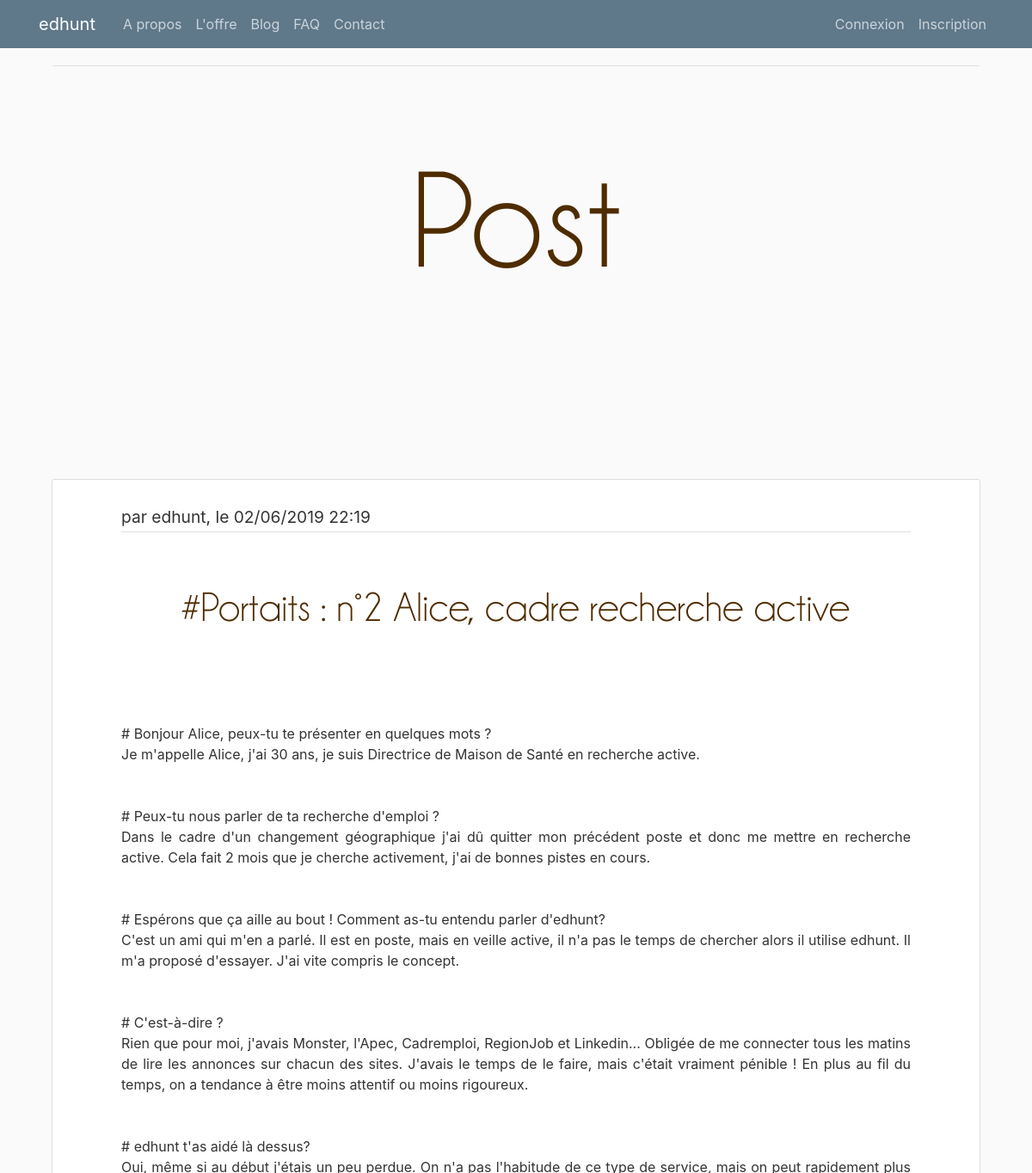
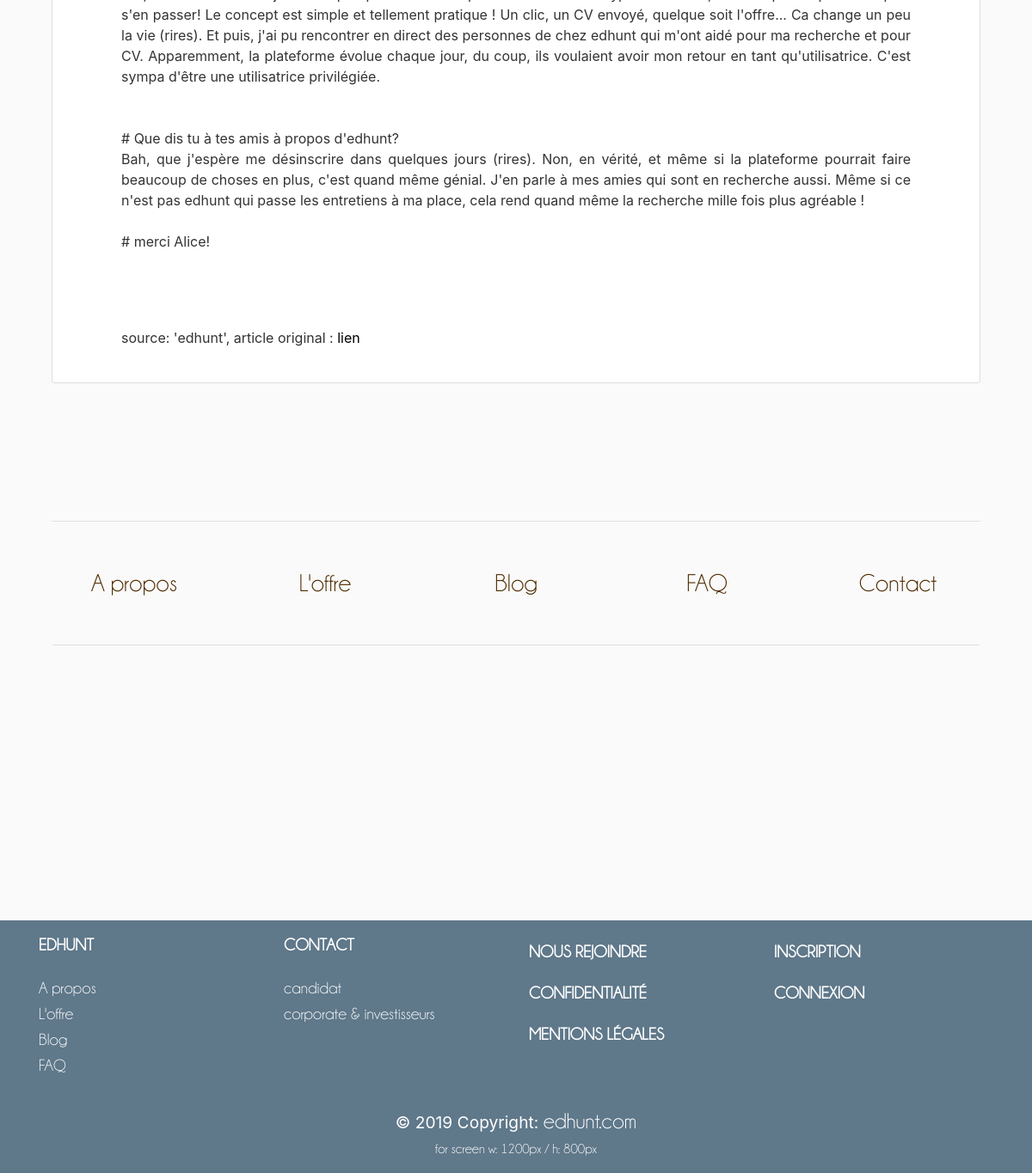
/post/1, run on the app's committed database (2 pictures, top to bottom).
### edhunt/main/model.py (models this page shows, shortened)
class Post(db.Model):
    id = db.Column(db.Integer, primary_key=True)
    title = db.Column(db.String(50), unique=False, nullable=True)
    tags = db.Column(db.String(50), unique=False, nullable=True)
    author = db.Column(db.String(50), unique=False, nullable=True)
    text = db.Column(db.Text(1000), unique=False, nullable=True)
    created = db.Column(db.String(18), unique=False, nullable=True,
                        default=str(datetime.utcnow())[:16])
    source = db.Column(db.String(50), unique=False, nullable=True)
    link = db.Column(db.String(50), unique=False, nullable=True)

### edhunt/main/routes.py (the view)
@main.route("/post/<string:post_id>", methods=["GET"])
@gzipped
def post(post_id):
  post = Post.query.filter_by(id=post_id).first()
  if not post:
    flash("Error with post", "danger")
    return redirect(url_for('main.home'))
  post_id_next = post_id_past = None
  posts = Post.query.all()
  idx = posts.index(post)
  if idx > 0 and (len(posts) > 1):
    post_id_past = posts[idx - 1].id
  if (not (idx + 1 == len(posts))):
    post_id_next = posts[idx + 1].id
  nav = {"post_id_next": post_id_next,
         "post_id_past": post_id_past}
  return render_template('main/post.html',
                         title="Post",
                         post=post,
                         nav=nav,
                         text=MainText.post)

### edhunt/utils/gzip.py (called while the page is built, shortened)
def gzipped(f):
    @functools.wraps(f)
    def view_func(*args, **kwargs):
        @after_this_request
        def zipper(response):
            accept_encoding = request.headers.get('Accept-Encoding', '')
            if 'gzip' not in accept_encoding.lower():
                return response
        return f(*args, **kwargs)
    return view_func

### edhunt/templates/main/post.html (shortened to what this page needs)
{% extends "layout.html" %}
{% block content %}
<link rel="stylesheet" type="text/css" href="{{ url_for('static', filename='css/main/home2.css') }}">
<link rel="stylesheet" type="text/css" href="{{ url_for('static', filename='css/main/questionnaire.css') }}">
<div class="container-fluid">
<div class="content-section" style="background-color: var(--myWhite); border-left: none;border-right: none;">
{% block title %}
<div class="ehTitle">
  <div class="row">
    <div class="col-sm">
      <div class="ehH1">{{text.page.title}} </div>
    </div>
  </div>
  <div class="row">
    <div class="col-sm">
      <div class='ehWhiteBox'></div>
    </div>
  </div>
</div>
{% endblock title %}
{% block post %}
<div class="ehPost">
  <div class="row">
    <div class="col-sm">
      <article class="media content-section" style="padding: 0px 80px; text-align: justify;">
        <div class="media-body">
          <div class="article-content">
            <legend class="border-bottom mb-4"> <small>par {{ post.author }}, le {{post.created}}</small> </legend>
            <div class="article-title pageTitle" style="text-align: center; font-size: 3rem">{{ post.title }}<br></div>
            <p style="font-size: 2 rem;">{{post.text}}</p>
            <p>source: '{{ post.source }}', article original : <a href="#" class="text-decoration-none" style="color:black;">lien</a> </p>
          </div>
        </div>
      </article>
    </div>
  </div>
</div>
{% endblock post %}
{% block foot %}
<div class="foot">
  <div class="row">
    <div class="col-sm">
      <div class='ehWhiteBox'></div>
    </div>
  </div>
  <div class="row ">
    {% for ref, name in [ ('main.apropos', 'A propos'),
                          ('main.loffre', 'L\'offre'),
                          ('main.blog', 'Blog'),
                          ('main.faq', 'FAQ'),
                          ('main.contact', 'Contact'), ] %}
    <div class="col-sm">
      <a href="{{ url_for(ref) }}">
        <div class="ehTextBoxFoot">
          {{ name }}
        </div>
      </a>
    </div>
  {% endfor %}
  </div>
</div>
{% endblock foot %}
</div>
</div>
{% endblock %}

### edhunt/static/css/layout2.css (style rules this page uses)
:root { --myBlue:#5f788a; --myBrown:#4F2C00; --myWhite:#fafafa; }
html { font-size: 1rem; background: #fafafa; }
@media (min-width: 100px) { .pageTitle { font-size: 3rem; } }
@media (min-width: 300px) { .pageTitle { font-size: 2.5rem; } }
@media (min-width: 576px) { .pageTitle { font-size: 4rem; } }
@media (min-width: 768px) { .pageTitle { font-size: 5rem; } }
@media (min-width: 992px) { .pageTitle { font-size: 5rem; } }
body { background: #fafafa; color: #333333; margin-top: 0em; }
.content-section { background: #ffffff; border: 1px solid #dddddd; border-radius: 3px; margin-bottom: 20px; margin-top: 20px; }
.article-title { color: #444444; }
.article-content { white-space: pre-line; }
.col-sm { background: #fafafa; }
.pageTitle { font-family: champagne; text-align: center; color :var(--myBrown); margin: 0px; line-height: 78px; }

### edhunt/static/css/main/home2.css (style rules this page uses)
@media (min-width: 100px) { .ehH1 { font-size: 1rem; padding: 5px 0px 5px 0px; margin: 5px 0px 5px 0px; } }
@media (min-width: 100px) { .ehWhiteBox { height: 10px } }
@media (min-width: 100px) { .ehTextBoxFoot { font-size: 0.9rem; padding: 3px 3px 3px 3px; margin: 0px 0px 0px 0px; } }
@media (min-width: 300px) { .ehH1 { font-size: 3rem; padding: 5px 0px 5px 0px; margin: 5px 0px 5px 0px; } }
@media (min-width: 300px) { .ehWhiteBox { height: 60px } }
@media (min-width: 300px) { .ehTextBoxFoot { font-size: 1.6rem; padding: 10px 5px 10px 5px; margin: 0px 0px 0px 0px; } }
@media (min-width: 400px) { .ehH1 { font-size: 4rem; padding: 5px 0px 5px 0px; margin: 5px 0px 5px 0px; } }
@media (min-width: 400px) { .ehWhiteBox { height: 60px } }
@media (min-width: 400px) { .ehTextBoxFoot { font-size: 1.6rem; padding: 10px 5px 10px 5px; margin: 0px 0px 0px 0px; } }
@media (min-width: 576px) { .ehH1 { font-size: 3rem; padding: 5px 0px 5px 0px; margin: 5px 0px 5px 0px; } }
@media (min-width: 576px) { .ehWhiteBox { height: 60px } }
@media (min-width: 576px) { .ehTextBoxFoot { font-size: 1.2rem; padding: 20px 3px 20px 3px; margin: 0px 0px 0px 0px; } }
@media (min-width: 768px) { .ehH1 { font-size: 4rem; padding: 10px 0px 5px 0px; margin: 10px 0px 5px 0px; } }
@media (min-width: 768px) { .ehWhiteBox { height: 60px } }
@media (min-width: 768px) { .ehTextBoxFoot { font-size: 1.4rem; padding: 20px 5px 20px 5px; margin: 0px 0px 0px 0px; } }
@media (min-width: 892px) { .ehH1 { font-size: 6rem; padding: 10px 0px 5px 0px; margin: 10px 0px 5px 0px; } }
@media (min-width: 892px) { .ehWhiteBox { height: 100px } }
@media (min-width: 892px) { .ehTextBoxFoot { font-size: 1.5rem; padding: 30px 10px 30px 10px; margin: 0px 0px 0px 0px; } }
@media (min-width: 1120px) { .ehH1 { font-size: 10rem; padding: 30px 0px 10px 0px; margin: 30px 0px 10px 0px; } }
@media (min-width: 1120px) { .ehWhiteBox { height: 140px } }
@media (min-width: 1120px) { .ehTextBoxFoot { font-size: 1.8rem; padding: 50px 20px 50px 20px; margin: 0px 0px 0px 0px; } }
.ehH1 { font-family: champagne; text-align: center; color :var(--myBrown); }
.ehTextBoxFoot { font-family: champagne; text-align: center; color :var(--myBrown); }
.ehWhiteBox { background-color: var(--myWhite); border:none; }
a { text-decoration: none; }

### data on the page
Post: author "edhunt", created "02/06/2019 22:19", title "#Portaits : n°2 Alice, cadre recherche active", text "# Bonjour Alice, peux-tu te présenter en quelques mots ? Je m'appelle Alice, j'ai 30 ans, je suis Directrice de Maison de Santé en recherche active. # Peux-tu nous parler de ta recherche d'emploi ? Dans le cadre d'un changement géographique j'ai dû quitter mon précédent poste et donc me mettre en recherche active. Cela fait 2 mois que je cherche activement, j'ai de bonnes pistes en cours. # Espérons que ça aille au bout ! Comment as-tu entendu parler d'edhunt? C'est un ami qui m'en a parlé. Il est en poste, mais en veille active, il n'a pas le temps de chercher alors il utilise edhunt. Il m'a proposé d'essayer. J'ai vite compris le concept. # C'est-à-dire ? Rien que pour moi, j'avais…", source "edhunt"

### other printed values
{{ text.page.title }} "Post"
{{ name }} "A propos" "L'offre" "Blog" "FAQ" "Contact"
